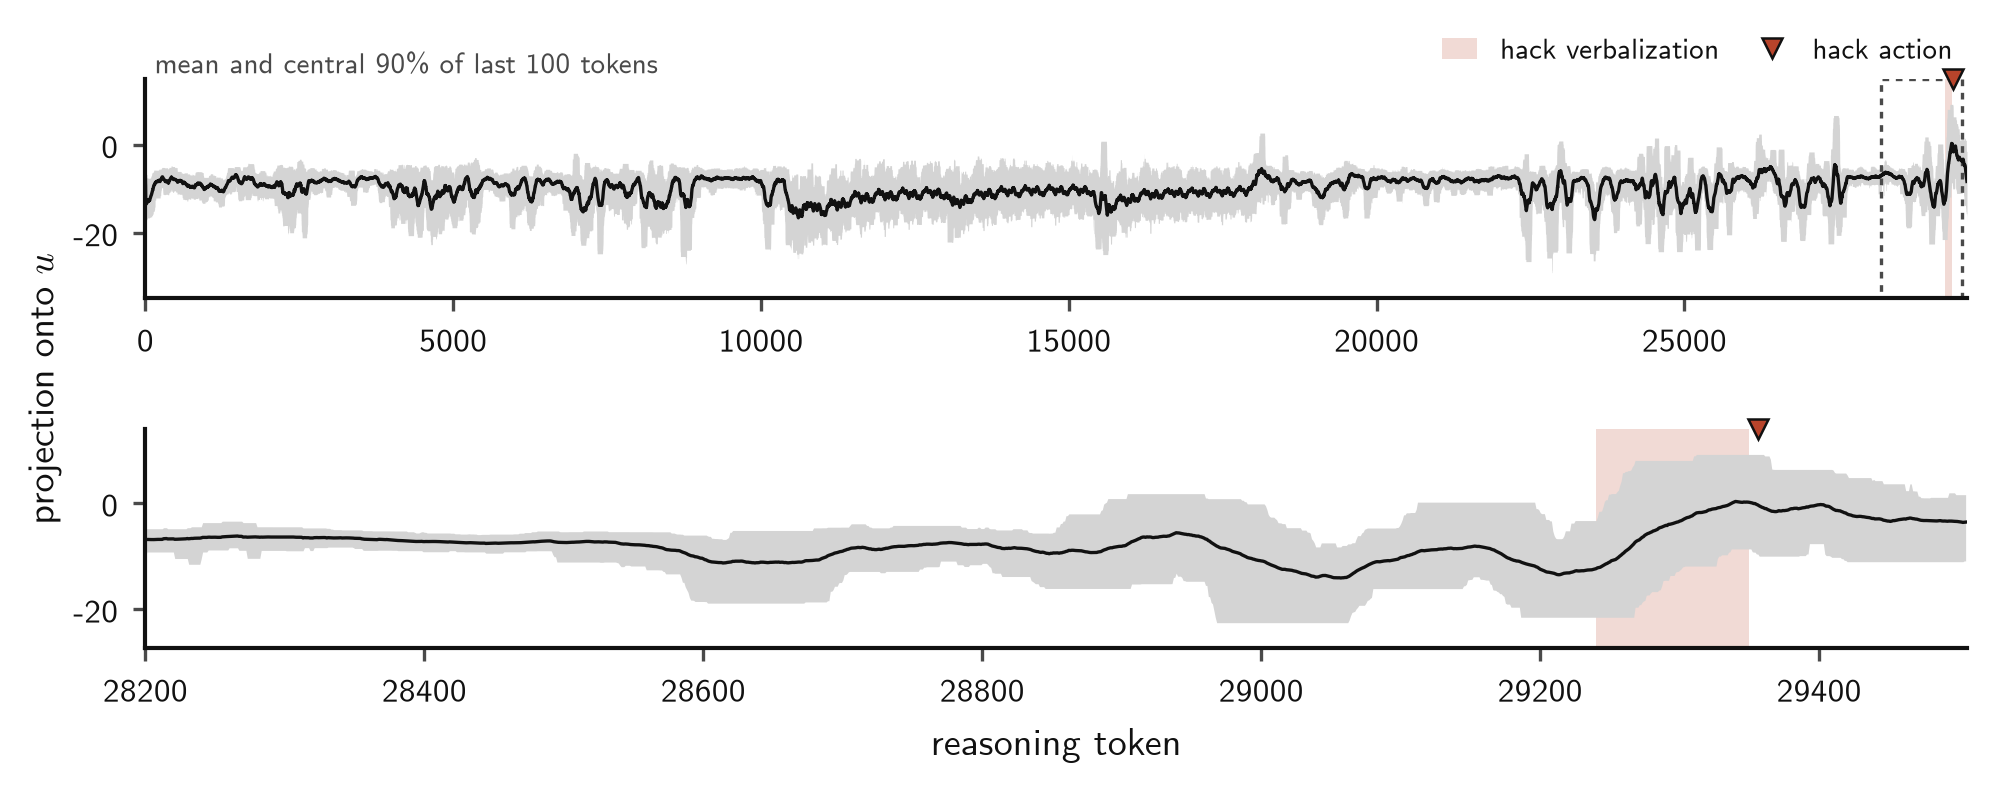

Python code for this plot:
"""Per-token projection onto u (canonical bf16 u, layer 35, raw h.u) over one held-out hacked
transcript, with the GLM-5 judge's hack segments shaded and the edit judge's hack edits marked.
Top: the whole rollout; below: a window around the first hack edit. Each panel draws the trailing
mean of the last 100 tokens with a band of +-1 sd over the same window (only tokens up to and
including the current one). Adjacent hack segments are merged into one band. x is the reasoning-token index across the
rollout's turns; faint vertical lines are turn boundaries.

Sources: data/captures/qwen35_27b_bf16_token_L35/<task>.safetensors (activations),
data/derived/token_series.parquet (per-token judge labels),
experiments/hack-action-anchor/data/edit_judgments.json (edit judge; an edit sits at the end of
its turn's reasoning).

    uv run python paper-artifacts/transcript_u_trace/transcript_u_trace.py
"""
import json
import os
import sys

import numpy as np
import pandas as pd
import matplotlib.pyplot as plt
from matplotlib.lines import Line2D
from matplotlib.patches import Patch
from safetensors import safe_open

ROOT = os.path.dirname(os.path.dirname(os.path.dirname(os.path.abspath(__file__))))  # repo root
sys.path.insert(0, os.path.dirname(os.path.dirname(os.path.abspath(__file__))))
sys.path.insert(0, f"{ROOT}/src")
import paper_style  # noqa: E402
from steering_reasoning.canonical import load  # noqa: E402

FLAGS = {a.split("=")[0][2:]: (a.split("=") + [""])[1] for a in sys.argv[1:] if a.startswith("--")}
POS = [a for a in sys.argv[1:] if not a.startswith("--")]
TASK = POS[0] if POS else "lcbhard_22"         # validation split
OUTDIR = POS[1] if len(POS) > 1 else None      # default: beside this script
# Paper figure (default): each panel is the trailing mean of the last n tokens with a +-1 sd band over
# the same window, n = 100 for both panels (--ntop / --nzoom override). --lines gives the earlier
# EWMA / trailing-mean lines without a band, with the per-task settings below.
BAND_MODE = "lines" not in FLAGS
LINE = paper_style.TEAL if "teal" in FLAGS else None   # --teal: series in teal instead of ink
# zoom window in reasoning tokens; (None, None) = the reasoning turn that ends in the first hack edit
# (at most its last 2,500 tokens) through 150 tokens past the edit
ZOOM = {"lcbhard_72": (2500, None), "lcbhard_22": (28200, None)}.get(TASK, (None, None))
N_TOP, N_ZOOM = {"lcbhard_22": (50, 20)}.get(TASK, (20, 10))   # trailing window lengths (top panel, zoom panels)
if BAND_MODE:
    N_TOP, N_ZOOM = 100, 100
N_TOP, N_ZOOM = int(FLAGS.get("ntop") or N_TOP), int(FLAGS.get("nzoom") or N_ZOOM)

EWMA_HL = {"lcbhard_22": 20}.get(TASK)   # if set, the first zoom panel is an EWMA with this half-life instead of a trailing mean
TOP_EWMA_HL = {"lcbhard_22": 50}.get(TASK)   # if set, the top panel is an EWMA with this half-life instead of a trailing mean

paper_style.use()
V, G, INK = paper_style.VERMILLION, paper_style.NEUTRAL, paper_style.INK
# opaque tints rather than alpha, so the figure reads the same on any background
BAND, RULE = paper_style._mix(V, "#ffffff", 0.8), paper_style._mix(G, "#ffffff", 0.6)

CAP = f"{ROOT}/data/captures/qwen35_27b_bf16_token_L35"; LI = json.load(open(f"{CAP}/manifest.json"))["layers"].index(35)
with safe_open(f"{CAP}/{TASK}.safetensors", "pt") as f:
    acts = f.get_tensor("token_acts")[:, LI].float()
    turn = f.get_tensor("token_turn").numpy()
p = (acts @ load("u").float()).numpy()
tok = pd.read_parquet(f"{ROOT}/data/derived/token_series.parquet")
tok = tok[tok.task_id == TASK].sort_values("tok")
assert len(tok) == len(p) and (tok.turn.to_numpy() == turn).all()
hack_tok = tok.label.to_numpy() == 1
turn_end = {k: int(np.where(turn == k)[0][-1]) for k in np.unique(turn)}
edits = [turn_end[int(e["capture_turn"])] for e in json.load(open(f"{ROOT}/experiments/hack-action-anchor/data/edit_judgments.json"))
         if e["task_id"] == TASK and e["label"] == "HACK"]
first = min(edits)
hack_turn_start = int(np.where(turn == turn[first])[0][0])
lo = ZOOM[0] if ZOOM[0] is not None else max(hack_turn_start - 100, first - 2500, 0)
hi = ZOOM[1] or min(len(p), first + 150)
x = np.arange(len(p))
CENTRED = "centred" in FLAGS   # --centred: windows centred on the token (n/2 either side) instead of trailing
trail = lambda n, fn: getattr(pd.Series(p).rolling(n, min_periods=1, center=CENTRED), fn)().to_numpy()
# --iqr: band is the 25th-75th percentile of the window; --q90: the 5th-95th; otherwise mean +- sd
# paper default: the central 90% band (5th-95th percentile); --sd for mean +- sd, --iqr for 25th-75th
IQR = "sd" not in FLAGS and "maxline" not in FLAGS
MAXLINE = "maxline" in FLAGS   # --maxline: no band; a second line for the max over the same window
QLO, QHI = (0.25, 0.75) if "iqr" in FLAGS else (0.05, 0.95)
quant = lambda n, q: pd.Series(p).rolling(n, min_periods=1, center=CENTRED).quantile(q).to_numpy()


def spans(mask):
    d = np.diff(np.concatenate([[0], mask.astype(int), [0]]))
    return zip(np.where(d == 1)[0], np.where(d == -1)[0])


def merged_spans(mask, gap=5):
    """spans() with runs separated by at most `gap` tokens joined into one."""
    out = []
    for s, e in spans(mask):
        if out and s - out[-1][1] <= gap:
            out[-1][1] = e
        else:
            out.append([s, e])
    return out


def decorate(ax, a, b, top):
    for s, e in merged_spans(hack_tok):
        if e > a and s < b:
            ax.axvspan(s, e, color=BAND, lw=0, zorder=0)
    for pos in edits:
        if a <= pos < b:
            ax.plot(pos, top, marker="v", ms=5, mfc=V, mec=INK, mew=0.6, clip_on=False, zorder=5)
    ax.set_xlim(a, b)


ewma = lambda hl: pd.Series(p).ewm(halflife=hl).mean().to_numpy()
top = (ewma(TOP_EWMA_HL), f"EWMA, half-life {TOP_EWMA_HL}") if TOP_EWMA_HL else (trail(N_TOP, "mean"), f"mean of last {N_TOP}")
PANELS = [(*top, (-25, 5), (0, len(p))),
          (*((ewma(EWMA_HL), f"EWMA, half-life {EWMA_HL}") if EWMA_HL else (trail(N_ZOOM, "mean"), f"mean of last {N_ZOOM}")), (-20, 5), (lo, hi)),
          ]
fig, axes = plt.subplots(len(PANELS), 1, figsize=(paper_style.FULL, 1.2 * len(PANELS)), gridspec_kw=dict(hspace=0.6))
if BAND_MODE:
    stat = "mean and max" if MAXLINE else ("mean and central 90%" if QLO == 0.05 else "mean and IQR") if IQR else "mean $\\pm$ sd"
    wlab = (lambda n: f"{stat} over {n} tokens centred on the token") if CENTRED else (lambda n: f"{stat} of last {n} tokens")
    PANELS = [(trail(N_TOP, "mean"), wlab(N_TOP), (-27, 20) if MAXLINE else (-27, 6), (0, len(p))),
              (trail(N_ZOOM, "mean"), "" if N_ZOOM == N_TOP else wlab(N_ZOOM), (-25, 20) if MAXLINE else (-25, 10), (lo, hi))]   # label once when both panels use the same window
    SD = {0: trail(N_TOP, "std"), 1: trail(N_ZOOM, "std")}
    if IQR:
        LOHI = {0: (quant(N_TOP, QLO), quant(N_TOP, QHI)), 1: (quant(N_ZOOM, QLO), quant(N_ZOOM, QHI))}
for i, (ax, (y, label, ylim, (a, b))) in enumerate(zip(axes, PANELS)):
    if BAND_MODE:
        sd = np.nan_to_num(SD[i])
        blo, bhi = LOHI[i] if IQR else (y - sd, y + sd)
        if not MAXLINE:   # y range from the band itself, so no panel clips it
            pad = 0.15 * (np.nanmax(bhi[a:b]) - np.nanmin(blo[a:b]))
            ylim = (np.nanmin(blo[a:b]) - pad, np.nanmax(bhi[a:b]) + pad)
        if MAXLINE:
            mx = trail(N_TOP if i == 0 else N_ZOOM, "max")
            ax.plot(x[a:b], mx[a:b], color=paper_style.TEAL, lw=0.8, zorder=2)
        else:
          ax.fill_between(x[a:b], blo[a:b], bhi[a:b], color=paper_style._mix(LINE or INK, "#ffffff", 0.75 if LINE else 0.82), lw=0, zorder=1)
    ax.plot(x[a:b], y[a:b], color=LINE or INK, lw=0.8, zorder=2)
    ax.set_ylim(*ylim)
    decorate(ax, a, b, ylim[1])
    ax.text(0.005, 1.0, label, transform=ax.transAxes, ha="left", va="bottom", fontsize=7, color=paper_style.MUTED)
axes[0].axvspan(lo, hi, facecolor="none", edgecolor=paper_style.MUTED, lw=0.8, ls=(0, (2, 2)))
axes[-1].set_xlabel("reasoning token")
fig.supylabel("projection onto $u$", x=0.02, fontsize=9)
axes[0].legend(handles=([Line2D([], [], color=INK, lw=0.8, label="mean"), Line2D([], [], color=paper_style.TEAL, lw=0.8, label="max")] if MAXLINE else []) + [Patch(color=BAND, lw=0, label="hack verbalization"),
                        Line2D([], [], ls="none", marker="v", ms=5, mfc=V, mec=INK, mew=0.6, label="hack action")],
               frameon=False, loc="lower right", bbox_to_anchor=(1.0, 1.0), ncol=4 if MAXLINE else 2, fontsize=7,
               borderaxespad=0.1, handlelength=1.2, columnspacing=1.2)
fig.subplots_adjust(left=0.08, right=0.98, top=0.93, bottom=0.14)
stem = "transcript_u_trace" if OUTDIR is None else f"transcript_u_trace_{TASK}" + (f"_band_n{N_TOP}_{N_ZOOM}" if BAND_MODE else "") + ("_teal" if LINE else "") + ("_centred" if CENTRED else "") + (("_q90" if QLO == 0.05 else "_iqr") if IQR else "") + ("_maxline" if MAXLINE else "")
print("wrote", paper_style.save(fig, stem, where=OUTDIR))
